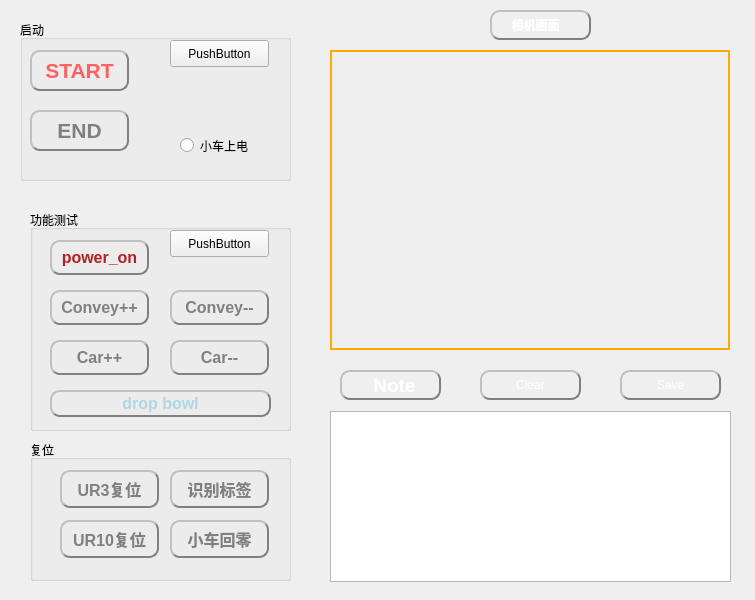
<?xml version="1.0" encoding="UTF-8"?>
<ui version="4.0">
 <class>Initial_Form</class>
 <widget class="QWidget" name="Initial_Form">
  <property name="geometry">
   <rect>
    <x>0</x>
    <y>0</y>
    <width>755</width>
    <height>600</height>
   </rect>
  </property>
  <property name="windowTitle">
   <string>Form</string>
  </property>
  <widget class="QLabel" name="label_2">
   <property name="geometry">
    <rect>
     <x>340</x>
     <y>370</y>
     <width>101</width>
     <height>30</height>
    </rect>
   </property>
   <property name="font">
    <font>
     <pointsize>14</pointsize>
     <weight>75</weight>
     <bold>true</bold>
    </font>
   </property>
   <property name="layoutDirection">
    <enum>Qt::LeftToRight</enum>
   </property>
   <property name="styleSheet">
    <string notr="true">color:white;border-radius: 10px; border: 2px groove gray;border-style: outset;</string>
   </property>
   <property name="text">
    <string>     Note</string>
   </property>
  </widget>
  <widget class="QGroupBox" name="groupBox">
   <property name="geometry">
    <rect>
     <x>20</x>
     <y>20</y>
     <width>271</width>
     <height>161</height>
    </rect>
   </property>
   <property name="title">
    <string>启动</string>
   </property>
   <widget class="MyLed" name="Led">
    <property name="geometry">
     <rect>
      <x>150</x>
      <y>20</y>
      <width>99</width>
      <height>27</height>
     </rect>
    </property>
    <property name="text">
     <string>PushButton</string>
    </property>
   </widget>
   <widget class="QPushButton" name="sys_end">
    <property name="geometry">
     <rect>
      <x>10</x>
      <y>90</y>
      <width>99</width>
      <height>41</height>
     </rect>
    </property>
    <property name="font">
     <font>
      <pointsize>16</pointsize>
      <weight>75</weight>
      <bold>true</bold>
     </font>
    </property>
    <property name="styleSheet">
     <string notr="true">color:gray;border-radius: 10px; border: 2px groove gray;border-style: outset;</string>
    </property>
    <property name="text">
     <string>END</string>
    </property>
   </widget>
   <widget class="QPushButton" name="sys_start">
    <property name="geometry">
     <rect>
      <x>10</x>
      <y>30</y>
      <width>99</width>
      <height>41</height>
     </rect>
    </property>
    <property name="font">
     <font>
      <pointsize>16</pointsize>
      <weight>75</weight>
      <bold>true</bold>
     </font>
    </property>
    <property name="styleSheet">
     <string notr="true">color:rgb(255,96,96);border-radius: 10px; border: 2px groove gray;border-style: outset;</string>
    </property>
    <property name="text">
     <string>START</string>
    </property>
   </widget>
   <widget class="QRadioButton" name="start_with_car_power_button">
    <property name="geometry">
     <rect>
      <x>160</x>
      <y>110</y>
      <width>101</width>
      <height>31</height>
     </rect>
    </property>
    <property name="text">
     <string>小车上电</string>
    </property>
   </widget>
  </widget>
  <widget class="QLabel" name="aruco_label">
   <property name="geometry">
    <rect>
     <x>330</x>
     <y>50</y>
     <width>400</width>
     <height>300</height>
    </rect>
   </property>
   <property name="styleSheet">
    <string notr="true">border-width: 2px;border-style: solid;border-color: rgb(255, 170, 0);</string>
   </property>
   <property name="text">
    <string/>
   </property>
  </widget>
  <widget class="QGroupBox" name="move_control">
   <property name="geometry">
    <rect>
     <x>30</x>
     <y>210</y>
     <width>261</width>
     <height>221</height>
    </rect>
   </property>
   <property name="styleSheet">
    <string notr="true"/>
   </property>
   <property name="title">
    <string>功能测试</string>
   </property>
   <widget class="Car_Forward_button" name="car_forward">
    <property name="geometry">
     <rect>
      <x>20</x>
      <y>130</y>
      <width>99</width>
      <height>35</height>
     </rect>
    </property>
    <property name="font">
     <font>
      <pointsize>12</pointsize>
      <weight>75</weight>
      <bold>true</bold>
     </font>
    </property>
    <property name="styleSheet">
     <string notr="true">color:gray;border-radius: 10px; border: 2px groove gray;border-style: outset;</string>
    </property>
    <property name="text">
     <string>Car++</string>
    </property>
   </widget>
   <widget class="Convey_Backward_button" name="convey_back">
    <property name="geometry">
     <rect>
      <x>140</x>
      <y>80</y>
      <width>99</width>
      <height>35</height>
     </rect>
    </property>
    <property name="font">
     <font>
      <pointsize>12</pointsize>
      <weight>75</weight>
      <bold>true</bold>
     </font>
    </property>
    <property name="styleSheet">
     <string notr="true">color:gray;border-radius: 10px; border: 2px groove gray;border-style: outset;</string>
    </property>
    <property name="text">
     <string>Convey--</string>
    </property>
   </widget>
   <widget class="Convey_Forward_button" name="convey_forward">
    <property name="geometry">
     <rect>
      <x>20</x>
      <y>80</y>
      <width>99</width>
      <height>35</height>
     </rect>
    </property>
    <property name="font">
     <font>
      <pointsize>12</pointsize>
      <weight>75</weight>
      <bold>true</bold>
     </font>
    </property>
    <property name="styleSheet">
     <string notr="true">color:gray;border-radius: 10px; border: 2px groove gray;border-style: outset;</string>
    </property>
    <property name="text">
     <string>Convey++</string>
    </property>
   </widget>
   <widget class="Car_Backward_button" name="car_back">
    <property name="geometry">
     <rect>
      <x>140</x>
      <y>130</y>
      <width>99</width>
      <height>35</height>
     </rect>
    </property>
    <property name="font">
     <font>
      <pointsize>12</pointsize>
      <weight>75</weight>
      <bold>true</bold>
     </font>
    </property>
    <property name="styleSheet">
     <string notr="true">color:gray;border-radius: 10px; border: 2px groove gray;border-style: outset;</string>
    </property>
    <property name="text">
     <string>Car--</string>
    </property>
   </widget>
   <widget class="QPushButton" name="power_switch">
    <property name="geometry">
     <rect>
      <x>20</x>
      <y>30</y>
      <width>99</width>
      <height>35</height>
     </rect>
    </property>
    <property name="font">
     <font>
      <pointsize>12</pointsize>
      <weight>75</weight>
      <bold>true</bold>
     </font>
    </property>
    <property name="styleSheet">
     <string notr="true">color:rgb(178,34,34);border-radius: 10px; border: 2px groove gray;border-style: outset;</string>
    </property>
    <property name="text">
     <string>power_on</string>
    </property>
   </widget>
   <widget class="QPushButton" name="drop_bowl">
    <property name="geometry">
     <rect>
      <x>20</x>
      <y>180</y>
      <width>221</width>
      <height>27</height>
     </rect>
    </property>
    <property name="font">
     <font>
      <pointsize>12</pointsize>
      <weight>75</weight>
      <bold>true</bold>
     </font>
    </property>
    <property name="styleSheet">
     <string notr="true">color:lightblue;border-radius: 10px; border: 2px groove gray;border-style: outset;</string>
    </property>
    <property name="text">
     <string>drop bowl</string>
    </property>
   </widget>
   <widget class="MyLed" name="power_led">
    <property name="geometry">
     <rect>
      <x>140</x>
      <y>20</y>
      <width>99</width>
      <height>27</height>
     </rect>
    </property>
    <property name="text">
     <string>PushButton</string>
    </property>
   </widget>
  </widget>
  <widget class="QTextBrowser" name="Initial_messgae_txt">
   <property name="geometry">
    <rect>
     <x>330</x>
     <y>411</y>
     <width>401</width>
     <height>171</height>
    </rect>
   </property>
  </widget>
  <widget class="QLabel" name="label">
   <property name="geometry">
    <rect>
     <x>490</x>
     <y>10</y>
     <width>101</width>
     <height>30</height>
    </rect>
   </property>
   <property name="font">
    <font>
     <weight>75</weight>
     <bold>true</bold>
    </font>
   </property>
   <property name="layoutDirection">
    <enum>Qt::LeftToRight</enum>
   </property>
   <property name="styleSheet">
    <string notr="true">color:white;border-radius: 10px; border: 2px groove gray;border-style: outset;</string>
   </property>
   <property name="text">
    <string>     相机画面</string>
   </property>
  </widget>
  <widget class="QPushButton" name="clear_initial_txt">
   <property name="geometry">
    <rect>
     <x>480</x>
     <y>370</y>
     <width>101</width>
     <height>30</height>
    </rect>
   </property>
   <property name="styleSheet">
    <string notr="true">color:white;border-radius: 10px; border: 2px groove gray;border-style: outset;</string>
   </property>
   <property name="text">
    <string>Clear</string>
   </property>
  </widget>
  <widget class="QPushButton" name="save_initial_txt">
   <property name="geometry">
    <rect>
     <x>620</x>
     <y>370</y>
     <width>101</width>
     <height>30</height>
    </rect>
   </property>
   <property name="styleSheet">
    <string notr="true">color:white;border-radius: 10px; border: 2px groove gray;border-style: outset;</string>
   </property>
   <property name="text">
    <string>Save</string>
   </property>
  </widget>
  <widget class="QGroupBox" name="groupBox_2">
   <property name="geometry">
    <rect>
     <x>30</x>
     <y>440</y>
     <width>261</width>
     <height>141</height>
    </rect>
   </property>
   <property name="title">
    <string>复位</string>
   </property>
   <widget class="QPushButton" name="UR10_to_zero">
    <property name="geometry">
     <rect>
      <x>30</x>
      <y>80</y>
      <width>99</width>
      <height>38</height>
     </rect>
    </property>
    <property name="font">
     <font>
      <pointsize>12</pointsize>
      <weight>75</weight>
      <bold>true</bold>
     </font>
    </property>
    <property name="styleSheet">
     <string notr="true">color:gray;border-radius: 10px; border: 2px groove gray;border-style: outset;</string>
    </property>
    <property name="text">
     <string>UR10复位</string>
    </property>
   </widget>
   <widget class="QPushButton" name="recognize_mark_button">
    <property name="geometry">
     <rect>
      <x>140</x>
      <y>30</y>
      <width>99</width>
      <height>38</height>
     </rect>
    </property>
    <property name="font">
     <font>
      <pointsize>12</pointsize>
      <weight>75</weight>
      <bold>true</bold>
     </font>
    </property>
    <property name="styleSheet">
     <string notr="true">color:gray;border-radius: 10px; border: 2px groove gray;border-style: outset;</string>
    </property>
    <property name="text">
     <string>识别标签</string>
    </property>
   </widget>
   <widget class="QPushButton" name="car_to_zero_button">
    <property name="geometry">
     <rect>
      <x>140</x>
      <y>80</y>
      <width>99</width>
      <height>38</height>
     </rect>
    </property>
    <property name="font">
     <font>
      <pointsize>12</pointsize>
      <weight>75</weight>
      <bold>true</bold>
     </font>
    </property>
    <property name="styleSheet">
     <string notr="true">color:gray;border-radius: 10px; border: 2px groove gray;border-style: outset;</string>
    </property>
    <property name="text">
     <string>小车回零</string>
    </property>
   </widget>
   <widget class="QPushButton" name="UR3_to_zero">
    <property name="geometry">
     <rect>
      <x>30</x>
      <y>30</y>
      <width>99</width>
      <height>38</height>
     </rect>
    </property>
    <property name="font">
     <font>
      <pointsize>12</pointsize>
      <weight>75</weight>
      <bold>true</bold>
     </font>
    </property>
    <property name="styleSheet">
     <string notr="true">color:gray;border-radius: 10px; border: 2px groove gray;border-style: outset;</string>
    </property>
    <property name="text">
     <string>UR3复位</string>
    </property>
   </widget>
  </widget>
 </widget>
 <customwidgets>
  <customwidget>
   <class>Car_Forward_button</class>
   <extends>QPushButton</extends>
   <header>Custom_Control</header>
  </customwidget>
  <customwidget>
   <class>Car_Backward_button</class>
   <extends>QPushButton</extends>
   <header>Custom_Control</header>
  </customwidget>
  <customwidget>
   <class>Convey_Forward_button</class>
   <extends>QPushButton</extends>
   <header>Custom_Control</header>
  </customwidget>
  <customwidget>
   <class>Convey_Backward_button</class>
   <extends>QPushButton</extends>
   <header>Custom_Control</header>
  </customwidget>
  <customwidget>
   <class>MyLed</class>
   <extends>QPushButton</extends>
   <header>Custom_Control</header>
  </customwidget>
 </customwidgets>
 <resources/>
 <connections/>
</ui>
